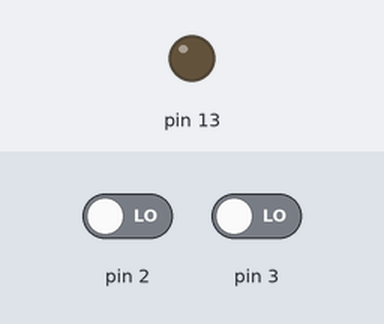
The sketch below on a simulated Arduino Uno, built with avr-gcc and run on an emulated ATmega328P. Shown: output pins drawn as LEDs (lit = HIGH). Inputs (shaded band) come from the test bench; at power-on: pin 2 LOW, pin 3 LOW.

Above: at 1.2 s.
1.3 s: pin 2 driven HIGH
At 2.5 s:
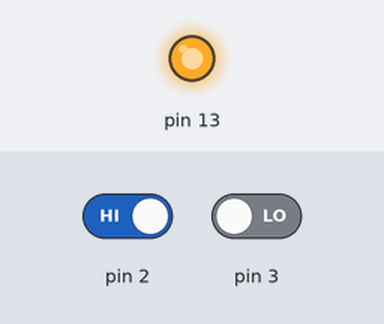
2.8 s: pin 2 driven LOW
At 4.0 s:
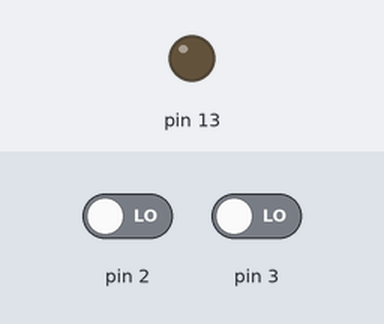
4.3 s: pin 3 driven HIGH
At 5.2 s:
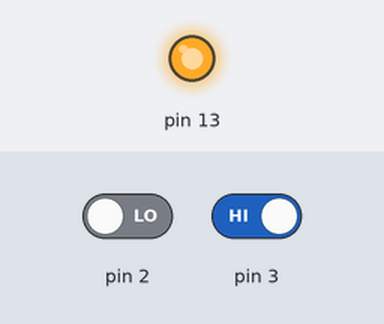
Timing chart, 0 to 7.3 s (numbered marks = the images above; inputs shaded):
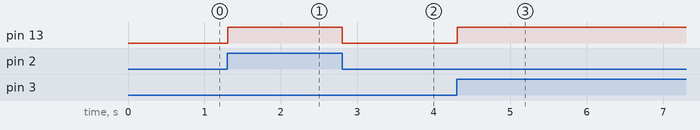

Measured:
- after the input at 1.3 s, pin 13: LOW → HIGH at once
- after the input at 2.8 s, pin 13: HIGH → LOW at once
- after the input at 4.3 s, pin 13: LOW → HIGH at once

The sketch:

02_button1.ino
```cpp
int b1 = 0;

int b2 = 0;

void setup()
{
  pinMode(2, INPUT);
  pinMode(3, INPUT);
  pinMode(13, OUTPUT);
}

void loop()
{
  b1 = digitalRead(2);
  b2 = digitalRead(3);
  if (b1 == HIGH || b2 == HIGH) {
    digitalWrite(13, HIGH);
  }
  if (b1 == LOW && b2 == LOW) {
    digitalWrite(13, LOW);
  }
  delay(10); // Delay a little bit to improve simulation performance
}
```
